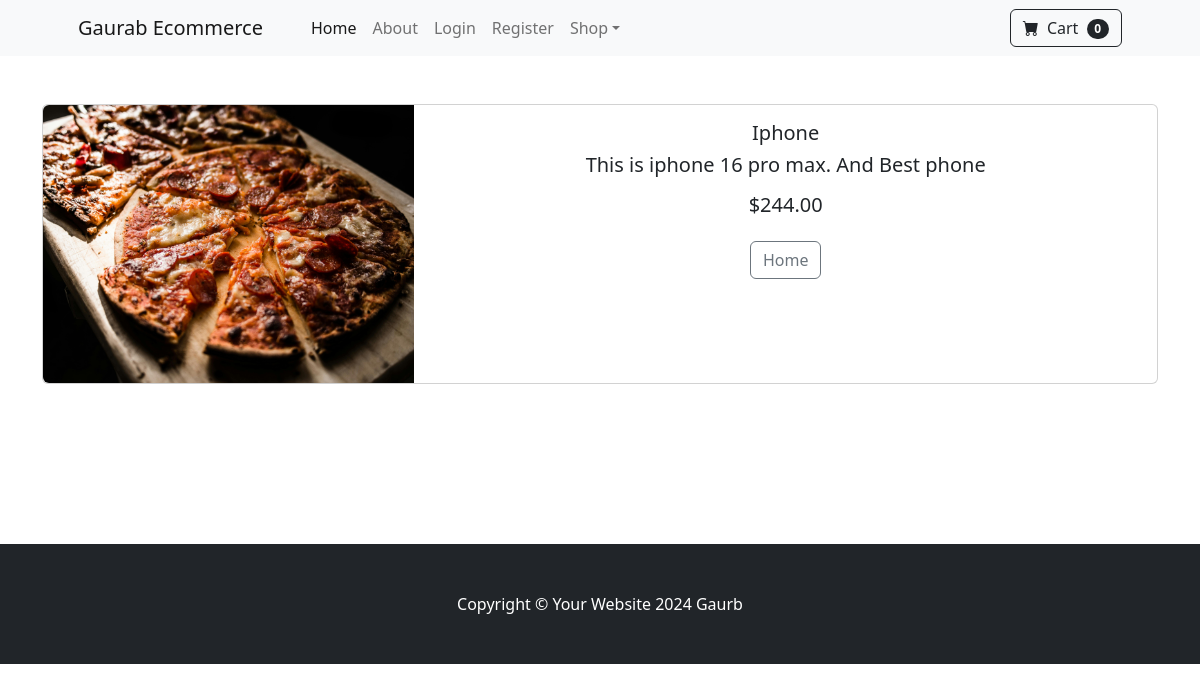
Before: /product/1 with the older database file.
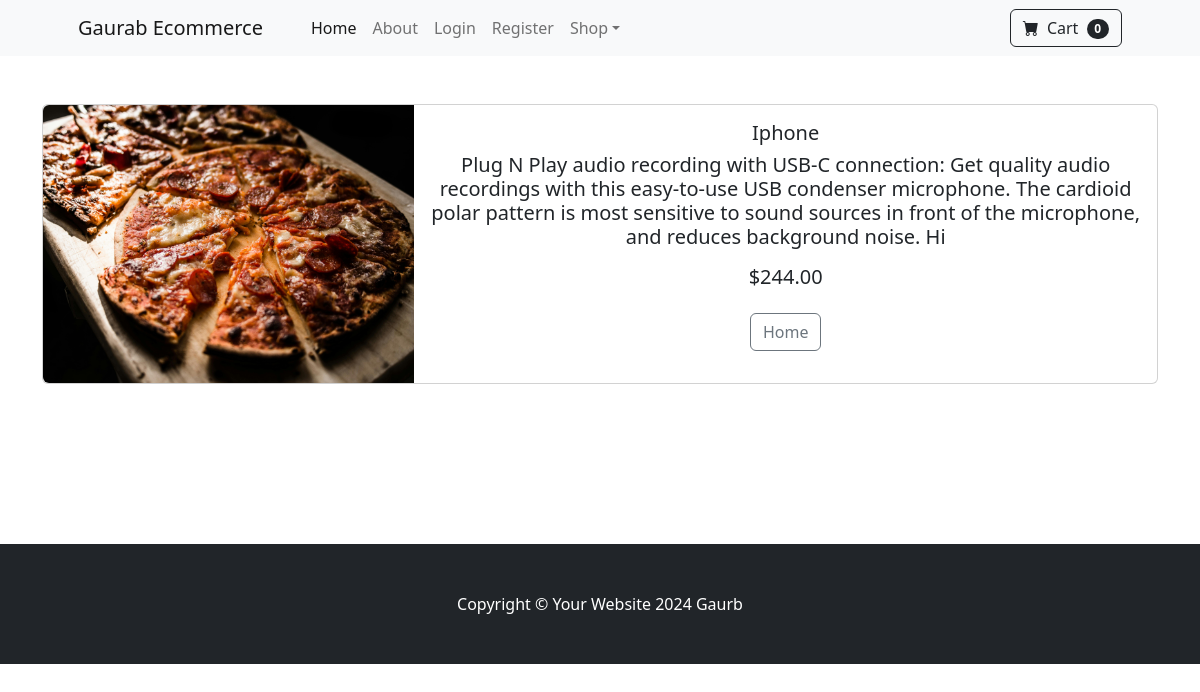
After: the same page with the newer database file.
### store/models.py (models this page shows, shortened)
class Product(models.Model):
    name = models.CharField(max_length=100)
    description = models.CharField(max_length=250, default="", blank=True)
    price = models.DecimalField(default=0, decimal_places=2, max_digits=6)
    category = models.ForeignKey(Category, on_delete=models.CASCADE, default=1)
    image = models.ImageField(upload_to='uploads/products/', null=True, blank=True)
    is_sale = models.BooleanField(default=False)
    sale_price = models.DecimalField(default=0, decimal_places=2, max_digits=6)

### store/views.py (the view)
# urls.py: path('product/<int:pk>', views.product, name='product'),
def product(request, pk):
    product = Product.objects.get(id=pk)
    return render(request, 'product.html', {'product': product})

### store/templates/product.html
{% extends 'base.html' %}
{% block content %}
<div class="container">
    <br /><br />
    <div class="card mb-3">
        <div class="row g-0">
            <div class="col-md-4">
                <img src="{{ product.image.url }}" class="img-fluid rounded-start" alt="...">
            </div>
            <div class="col-md-8">
                <div class="card-body">
                    <center>
                        <h5 class="card-title">{{ product.name }}<h5>
                                <p class="card-text justified">{{ product.description }}</p>
                                {% if product.is_sale %}
                                <div class="d-flex justify-content-center small text-warning mb-2">
                                    <div class="bi-star-fill"></div>
                                    &nbsp;&nbsp;Sale!&nbsp;&nbsp;
                                    <div class="bi-star-fill"></div>
                                </div>
                                <strike>
                                ${{ product.price }}
                                </strike>
                                &nbsp;
                                ${{ product.sale_price }}
                                {% else %}
                                    ${{ product.price }}
                                {% endif %}
                                <br /><br />
                                <a href="{% url 'home' %}" class="btn btn-outline-secondary">
                                    Home
                                </a>
                    </center>
                </div>
            </div>
        </div>
    </div>
</div>
<br /><br /><br /><br /><br /><br />
{% endblock %}

### store/templates/base.html (shortened to what this page needs)
{% load static %}
<!DOCTYPE html>
<html lang="en">
    <head>
        <link href="https://cdn.jsdelivr.net/npm/bootstrap-icons@1.5.0/font/bootstrap-icons.css" rel="stylesheet" />
        <link href="{% static 'css/styles.css' %}" rel="stylesheet" />
    </head>
    <body>
         {% include 'navbar.html' %}
         {% block content %}
         {% endblock %}
        <footer class="py-5 bg-dark">
            <div class="container"><p class="m-0 text-center text-white">Copyright &copy; Your Website 2024 Gaurb</p></div>
        </footer>
    </body>
</html>

### store/templates/navbar.html (shortened to what this page needs)
        <nav class="navbar navbar-expand-lg navbar-light bg-light">
            <div class="container px-4 px-lg-5">
                <a class="navbar-brand" href="{% url 'home' %}">Gaurab Ecommerce</a>
                <div class="collapse navbar-collapse" id="navbarSupportedContent">
                    <ul class="navbar-nav me-auto mb-2 mb-lg-0 ms-lg-4">
                        <li class="nav-item"><a class="nav-link active" aria-current="page" href="{% url 'home' %}">Home</a></li>
                        <li class="nav-item"><a class="nav-link" href="{% url 'about' %}">About</a></li>
                        {% if user.is_authenticated %}
                        <li class="nav-item"><a class="nav-link" href="{% url 'logout' %}">LogOut</a></li>
                        {% else %}
                        <li class="nav-item"><a class="nav-link" href="{% url 'login' %}">Login</a></li>
                        <li class="nav-item"><a class="nav-link" href="{% url 'register' %}">Register</a></li>
                        {% endif %}
                        <li class="nav-item dropdown">
                            <a class="nav-link dropdown-toggle" id="navbarDropdown" href="#" role="button" data-bs-toggle="dropdown" aria-expanded="false">Shop</a>
                        </li>
                    </ul>
                    <form class="d-flex">
                        <button class="btn btn-outline-dark" type="submit">
                            <i class="bi-cart-fill me-1"></i>
                            Cart
                            <span class="badge bg-dark text-white ms-1 rounded-pill">0</span>
                        </button>
                    </form>
                </div>
            </div>
        </nav>

Changed rows visible on the page:
changed Product "Iphone": description "This is iphone 16 pro max. And Best phone" → "Plug N Play audio recording with USB-C connection: Get quality audio recordings with this easy-to-use USB condenser microphone. The cardioid polar pattern is most sensitive to sound sources in front of the microphone, and reduces background noise. Hi"
